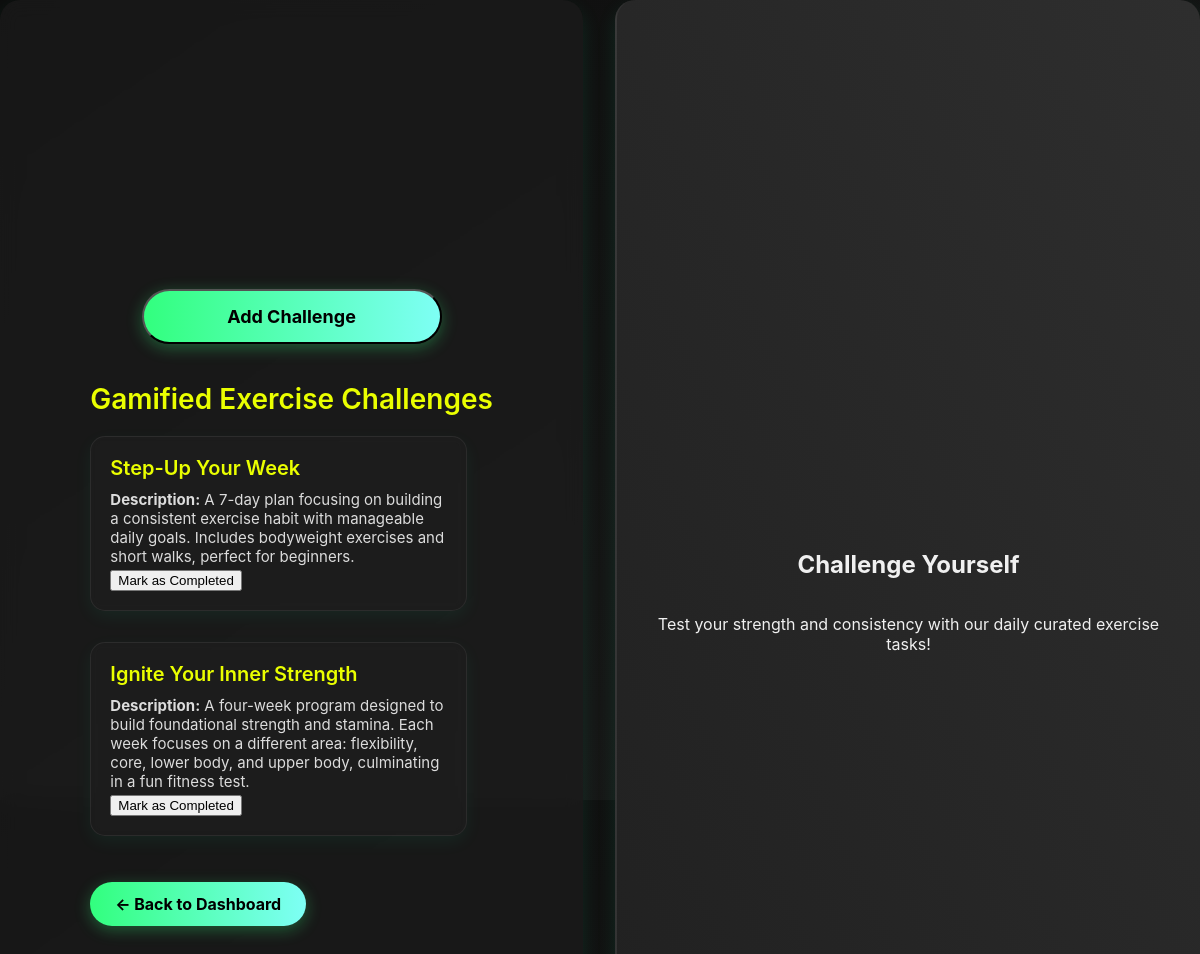
/challenge/view (signed in), run on the app's committed database.
### models/exercise.py (models this page shows)
class ExerciseChallenge(db.Model):
    __tablename__ = 'exercise'
    id = db.Column(db.Integer, primary_key=True)
    title = db.Column(db.String(100), nullable=False)
    description = db.Column(db.Text, nullable=False)
    created_at = db.Column(db.DateTime, default=datetime.utcnow)
    user_id = db.Column(db.Integer, db.ForeignKey('user.id'), nullable=False)
    completed = db.Column(db.Boolean, default=False)

### routes/challenge.py (the view)
@challenge_bp.route("/view")
@login_required
def view_challenges():
    challenges = ExerciseChallenge.query.filter_by(user_id=current_user.id, completed=False).all()  # ✅ only incomplete ones
    return render_template("challenge/challenges.html", challenges=challenges)

### app.py (called while the page is built)
@login_manager.user_loader
def load_user(user_id):
    return User.query.get(int(user_id))

### templates/challenge/challenges.html (shortened to what this page needs)
<!DOCTYPE html>
<html lang="en">
<head>
    <link rel="stylesheet" href="{{ url_for('static', filename='css/styles.css') }}">
</head>
<body>
    <div class="container">
        <div class="left-panel">
            <button id="generate-btn" class="dashboard-btn" onclick="generateChallenge()">Add Challenge</button>
            <div class="left-column">
                <h2>Gamified Exercise Challenges</h2>
                {% if challenges %}
                <div class="goal-list" id="challenge-list">
                    {% for challenge in challenges %}
                    <div class="goal-card">
                        <h3>{{ challenge.title }}</h3>
                        <p><strong>Description:</strong> {{ challenge.description }}</p>
                        <button onclick="completeChallenge(this)" data-id="{{ challenge.id }}">Mark as Completed</button>
                    </div>
                    {% endfor %}
                </div>
                {% else %}
                <p>No exercise challenges yet.</p>
                {% endif %}
                <a href="{{ url_for('main.dashboard') }}" class="back-dashboard-btn">← Back to Dashboard</a>
            </div>
        </div>
        <div class="right-panel">
            <h2>Challenge Yourself</h2>
            <p>Test your strength and consistency with our daily curated exercise tasks!</p>
        </div>
    </div>
</body>
</html>

### static/css/styles.css (style rules this page uses)
body { margin: 0; padding: 0; font-family: 'Inter', sans-serif; display: flex; height: 100vh; background: linear-gradient(to bottom right, #0f0f0f, #1c1c1c); color: #f0f0f0; }
.container { display: flex; width: 100vw; height: 150vh; }
.left-panel, .right-panel { flex: 1; display: flex; align-items: center; justify-content: center; flex-direction: column; padding: 40px; box-sizing: border-box; height: 150vh; backdrop-filter: blur(10px); background: rgba(30, 30, 30, 0.6); border-radius: 20px; box-shadow: 0 8px 20px rgba(0, 255, 170, 0.1); }
.left-panel { color: #f0f0f0; }
.right-panel { background: linear-gradient(to top right, #202020, #2e2e2e); color: #f0f0f0; text-align: center; border-left: 2px solid rgba(255, 255, 255, 0.05); }
.left-column h2 { font-size: 28px; font-weight: 600; margin-bottom: 20px; color: #eaff00; }
.goal-list { display: flex; flex-direction: column; gap: 15px; margin-top: 20px; }
.goal-card { width: 21rem; background: rgba(40, 40, 40, 0.7); padding: 20px; border-radius: 20px; border: 1px solid rgba(255, 255, 255, 0.06); box-shadow: 0 8px 24px rgba(0, 255, 170, 0.08); backdrop-filter: blur(8px); transition: transform 0.3s ease, box-shadow 0.3s ease; animation: fadeInCard 0.4s ease-in; }
.goal-card h3 { margin: 0 0 10px; color: #eaff00; font-size: 20px; font-weight: 600; }
.goal-card p { margin: 3px 0; color: #dcdcdc; font-size: 15px; }
.dashboard-btn { display: block; background: linear-gradient(to right, #32ff7e, #7efff5); color: black; padding: 15px 20px; margin: 15px auto; text-align: center; border-radius: 30px; width: 300px; font-size: 18px; font-family: 'Inter', sans-serif; text-decoration: none; font-weight: bold; transition: all 0.3s ease; box-shadow: 0 4px 16px rgba(50, 255, 126, 0.3); }
.container { display: flex; gap: 2rem; flex-wrap: wrap; }
.goal-card { border: 1px solid rgba(255, 255, 255, 0.07); padding: 1.2rem; margin-bottom: 1rem; border-radius: 15px; background: rgba(30, 30, 30, 0.75); box-shadow: 0 6px 18px rgba(0, 255, 170, 0.06); color: #eaff00; backdrop-filter: blur(6px); transition: transform 0.2s ease; }
.back-dashboard-btn { margin-top: 30px; display: inline-block; padding: 12px 25px; background: linear-gradient(to right, #32ff7e, #7efff5); color: #000; font-weight: bold; border-radius: 30px; text-decoration: none; font-size: 16px; transition: transform 0.3s ease, box-shadow 0.3s ease; box-shadow: 0 4px 16px rgba(50, 255, 126, 0.3); }
body { display: flex; margin: 0; background: linear-gradient(to bottom right, #0d0d0d, #1a1a1a); color: #f0f0f0; }

### data on the page
ExerciseChallenge: title "Step-Up Your Week", description "A 7-day plan focusing on building a consistent exercise habit with manageable daily goals. Includes bodyweight exercises and short walks, perfect for beginners."
ExerciseChallenge: title "Ignite Your Inner Strength", description "A four-week program designed to build foundational strength and stamina. Each week focuses on a different area: flexibility, core, lower body, and upper body, culminating in a fun fitness test."
